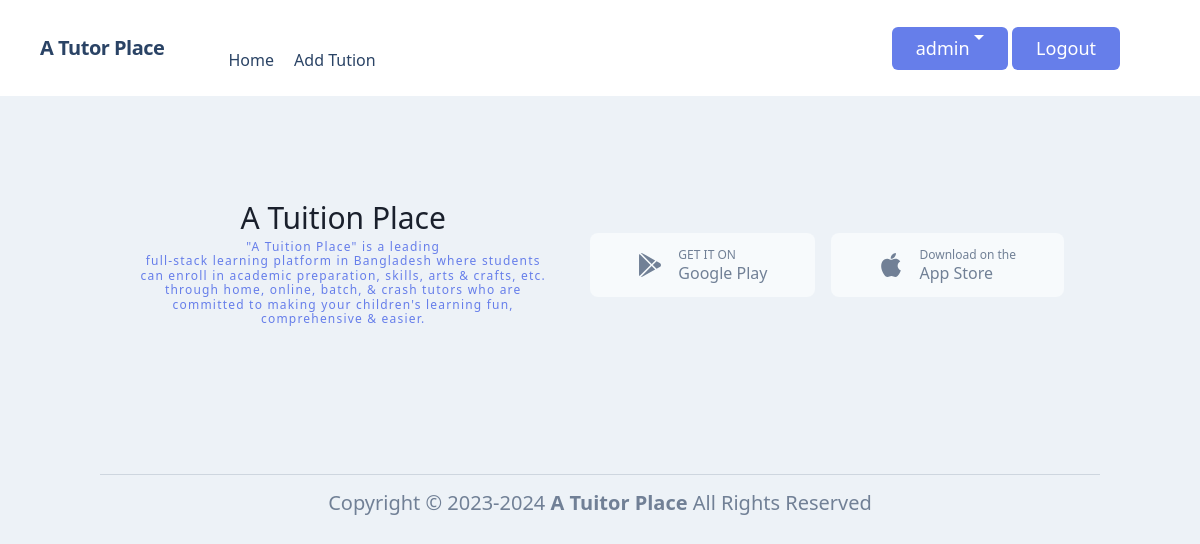
/profiles/usertuitions/ (signed in), run on an earlier commit of the app's database.
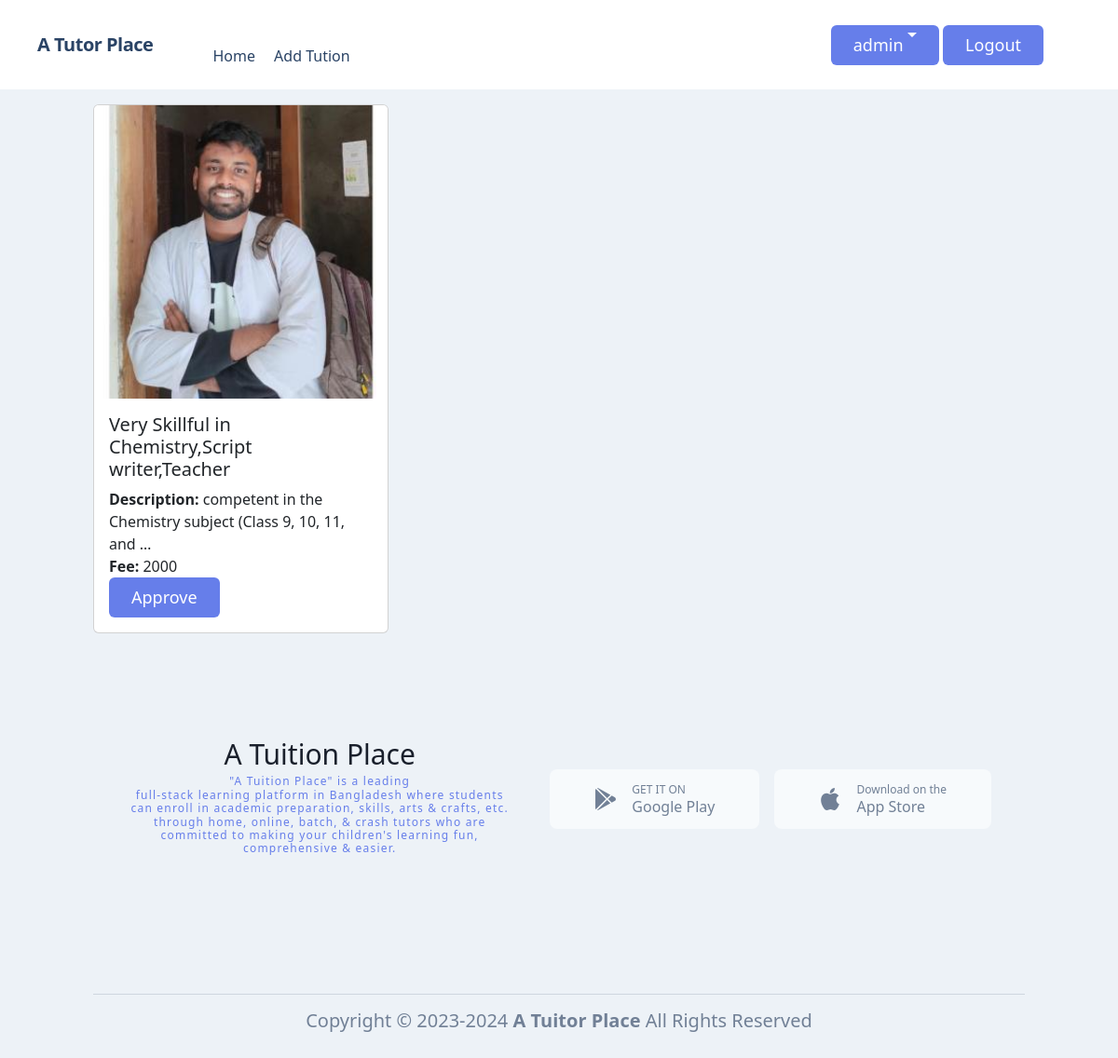
And on a later commit of the database.
### tuitions/models.py (models this page shows, shortened)
class TuitionsModel(models.Model):
    user = models.ForeignKey(
        User, on_delete=models.CASCADE, blank=True, null=True)
    title = models.CharField(max_length=100)
    description = models.TextField()
    books_img = models.ImageField(
        upload_to='tuitions/media/uploads/', blank=True, null=True)
    fee = models.IntegerField()
    cls = models.ManyToManyField(UserClassModel)
    is_apply = models.BooleanField(default=False)
    tuition_types = models.CharField(
        choices=TUITION_TYPES, max_length=10, default="Pending")

### profiles/views.py (the view)
# urls.py: path('usertuitions/', views.userTuitions, name='usertuitions'),
def userTuitions(request):
    tuition = TuitionsModel.objects.all()
    return render(request, 'tuitions_data.html', {'tuitions': tuition})

### profiles/templates/tuitions_data.html (shortened to what this page needs)
{% extends "base.html" %}
{% load static %}
{% load crispy_forms_tags %}
{% block content %}
<section class='container my-3'>
    {% if request.user.is_superuser %}
        <div class="row row-cols-1 row-cols-md-3 g-4">
            {% for tuition in tuitions %}
            {% if tuition.is_apply %}
            <div class="col">
                <div class="card h-100">
                    <img src="{{ tuition.books_img.url }}" class="card-img-top" alt="">
                    <div class="card-body">
                        <h5 class="card-title text-xl">{{tuition.title}}</h5>
                        <p class="card-text"><span class='fw-bold'>Description: </span>{{tuition.description |truncatewords:10}}</p>
                        <p class="card-text"><span class='fw-bold'>Fee: </span> {{tuition.fee}}</p>
                        <a href="{% url "admin_aprove" tuition.id %}" class='inline-flex text-white bg-indigo-500 border-0 py-2 px-6 focus:outline-none hover:bg-indigo-600 rounded text-lg' type='submit'>Approve</a>
                    </div>
                </div>
            </div>
            {% endif %}
            {% endfor %}
        </div>
    {%endif%}
</section>
{% endblock %}

What changed in the data, as far as the page shows it:
added TuitionsModel: books_img (picture), title "Very Skillful in Chemistry,Script writer,Teacher", description "competent in the Chemistry subject (Class 9, 10, 11, and …", fee "2000"
